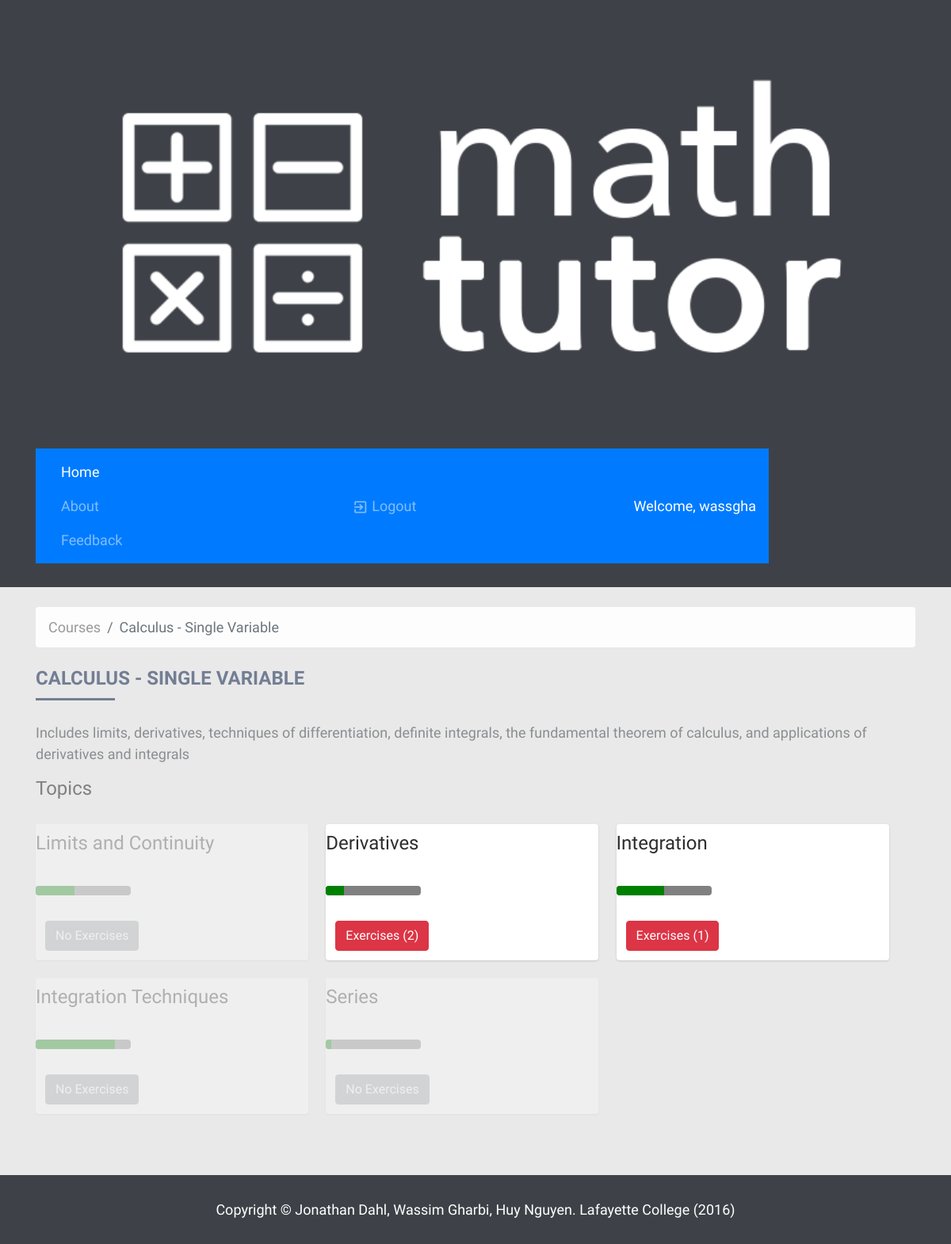
The app's page /course/1 (signed in) with its own data.
### main/models.py (models this page shows, shortened)
class Course(models.Model):
	course_name = models.CharField(max_length=200)
	course_desc = models.CharField(max_length=200)
	course_color = models.CharField(max_length=200)
	course_active = models.BooleanField(default = False)

class Topic(models.Model):
	topic_name = models.CharField(max_length=200)
	course = models.ForeignKey(Course, on_delete=models.CASCADE)

### main/views.py (the view)
# urls.py: url(r'^course/(?P<course_id>[0-9])$', views.course, name='course'),
@login_required
def course(request, course_id):
    course = get_object_or_404(Course, pk=course_id)
    return render(request, 'course.html', {
        'course': course,
        'progressRange': range(0, 100),
    })

### main/templates/course.html
{% extends "header.html" %}
{% block content %}
  {% load staticfiles %}
  <ol class="breadcrumb">
    <li class="breadcrumb-item"><a href="/">Courses</a></li>
    <li class="breadcrumb-item active">{{ course.course_name }}</li>
  </ol>
  <h3>{{ course.course_name }}</h3>
  <hr>
  <br>
  <p>
  {{ course.course_desc }}
  </p>
  {% if course.topic_set.all %}
  <h4>Topics</h4>
  <div class="topics">
    {% for topic in course.topic_set.all %}
        <div class="topic card {% if topic.exercise_set.count == 0 %} inactive {% endif %}">
          <div class="card-block">
            <h4 class="card-title">{{ topic.topic_name }}</h4>
            <p class="card-text">
              <br>
              {% with progressRange|random as progress %}
              <progress class="progress progress-success" value="{{progress}}" max="100"></progress>
              {% endwith %}
            </p>
          </div>
          <div class="card-footer text-xs-right">
            {% if topic.exercise_set.count > 0 %}<a href="/course/{{ course.id }}/topic/{{ topic.id }}"><button type="button" class="btn btn-danger">Exercises ({{topic.exercise_set.count}})</button></a>
            {% else %}
            <button type="button" disabled class="btn btn-secondary">No Exercises</button>
            {% endif %}
          </div>
        </div>
    {% endfor %}
  </div>
  {% endif %}
{% endblock %}

### main/templates/header.html (shortened to what this page needs)
<!DOCTYPE html>
<html>
<head>
  {% load staticfiles %}
  <link rel="stylesheet" href="https://maxcdn.bootstrapcdn.com/bootstrap/4.0.0-alpha.5/css/bootstrap.min.css">
  <link rel="stylesheet" href="{% static 'css/style.css' %}" type = "text/css"/>
  <link href="{% static 'css/mathquill.css' %}" rel="stylesheet">
</head>
<body class="body">
  <div class="header {% if request.path == '/' %}home{% endif %}">
    <div class="container">
      <a href="{% url 'index' %}" >
      <img src="{% if request.path == '/' %}{% static 'img/logo-blue.png' %}{% else %}{% static 'img/logo.png' %}{% endif %}" class="d-inline-block align-top col-md-2" alt="">
      </a>
      <nav class="navbar navbar-dark bg-primary col-md-10">
        <ul class="nav navbar-nav">
          <li class="nav-item active">
            <a class="nav-link" href="{% url 'index' %}">Home <span class="sr-only">(current)</span></a>
          </li>
          <li class="nav-item">
            <a class="nav-link" href="#">About</a>
          </li>
          <li class="nav-item desktop">
            <a class="nav-link" href="#">Feedback</a>
          </li>
        </ul>
        {% if user.is_authenticated %}
          <ul class="nav navbar-nav float-xs-right">
            <li class="nav-item">
              <a class="nav-link" href="{% url 'auth_logout' %}"><i class="material-icons">exit_to_app</i> Logout</a>
            </li>
          </ul>
          <span class="navbar-text float-xs-right">
          Welcome, {{ user.username }}
          </span>
        {% else %}
          <ul class="nav navbar-nav float-xs-right">
              <li class="nav-item">
                <a class="nav-link" href="{% url 'auth_login' %}"><i class="material-icons">supervisor_account</i> Login</a>
              </li>
          </ul>
        {% endif %}
      </nav>
    </div>
  </div>
  <div class="container">
   {% block content %}
   {% endblock %}
  </div>
  <div class="footer">
    <div class="container">
    Copyright &copy; Jonathan Dahl, Wassim Gharbi, Huy Nguyen. Lafayette College (2016)
    </div>
  </div>
</body>
</html>

### main/static/css/style.css (style rules this page uses)
body { background-color: #e9e9e9; font-family: 'Source Sans Pro', 'Helvetica Neue', 'Segoe UI', Helvetica, Arial, sans-serif; font-size: 18px; overflow-x: hidden; color: #3e4248; -webkit-font-smoothing: antialiased; -moz-osx-font-smoothing: grayscale; }
* { outline: 0 !important; }
p { font-size: 18px; line-height: 1.5; color: #8a8e91; }
a { color:#999; text-decoration: none; }
.breadcrumb { background: #fdfdfd !important; margin-bottom: 25px; }
.navbar { margin-top:10px; }
.navbar-nav .nav-item { margin-left: 1rem !important; }
.navbar-text { color: white !important; }
h1, h2, h3, h4, h5, h6 { font-family: 'Source Sans Pro', 'Helvetica Neue', 'Segoe UI', Helvetica, Arial, sans-serif; position: relative; margin: 10px 0; }
h3 { font-size: 24px !important; text-transform: uppercase; color: #737e93; display: block; font-weight: 700; }
hr { border: none; border-bottom: 3px solid #737e93; width: 100px; margin: 0px; }
h4 { font-size: 24px; color: gray; }
.material-icons { vertical-align: bottom; font-size: 20px !important; }
.header { background: #3e4248; margin-bottom: 25px; padding: 30px; }
.header img { max-width:100%; }
.footer { background: #3e4248; text-align: center; color: white; margin-top:55px; padding: 30px; }
.card-footer { border: none; padding: .75rem .75rem !important; background: none !important; }
.question.card, .topic.card, .exercise.card { border: none; box-shadow: 0 1px 3px rgba(0,0,0,0.10), 0 1px 2px rgba(0,0,0,0.05); transition: all 0.3s cubic-bezier(.25,.8,.25,1); }
.card.inactive { opacity: 0.3; }
.topics { margin-top: 30px; }
.exercise h4.card-title, .topic h4.card-title { color: #2e2e2e; }
.progress { height: 20px; margin-bottom: 20px; overflow: hidden; background-color: #f5f5f5; border-radius: 4px; -webkit-box-shadow: inset 0 1px 2px rgba(0,0,0,0.1); box-shadow: inset 0 1px 2px rgba(0,0,0,0.1); }
.progress { background-image: -webkit-gradient(linear,left 0,left 100%,from(#ebebeb),to(#f5f5f5)); background-image: -webkit-linear-gradient(top,#ebebeb 0,#f5f5f5 100%); background-image: -moz-linear-gradient(top,#ebebeb 0,#f5f5f5 100%); background-image: linear-gradient(to bottom,#ebebeb 0,#f5f5f5 100%); background-repeat: repeat-x; filter: progid:DXImageTransform.Microsoft.gradient(startColorstr='#ffebebeb',endColorstr='#fff5f5f5',GradientType=0); }
.progress { height: 12px; background-color: #ebeef1; background-image: none; box-shadow: none; }
.navbar .navbar-nav { display: inline-block; float: none; vertical-align: top; }
.navbar .material-icons { vertical-align: sub !important; }
.desktop { display: none; }
@media screen and (min-width: 760px) { .desktop { display: block; } }
@media screen and (min-width: 760px) { .topic.card, .exercise.card { width: 31%; margin-right: 2%; margin-bottom: 2%; } }
@media screen and (min-width: 760px) { .topics, .exercises { display: flex; flex-wrap: wrap; justify-content: flex-start; } }

### records on screen
Course: course_name "Calculus - Single Variable", course_name "CALCULUS - SINGLE VARIABLE", course_desc "Includes limits, derivatives, techniques of differentiation, definite integrals, the fundamental theorem of calculus, and applications of derivatives and integrals"
Topic: topic_name "Limits and Continuity", {{ progress }} 41 (drawn), shows "No Exercises"
Topic: topic_name "Derivatives", {{ progress }} 19 (drawn), exercise_set.count "2"
Topic: topic_name "Integration", {{ progress }} 50 (drawn), exercise_set.count "1"
Topic: topic_name "Integration Techniques", {{ progress }} 83 (drawn), shows "No Exercises"
Topic: topic_name "Series", {{ progress }} 6 (drawn), shows "No Exercises"

### other values on screen
{{ user.username }} "wassgha"
